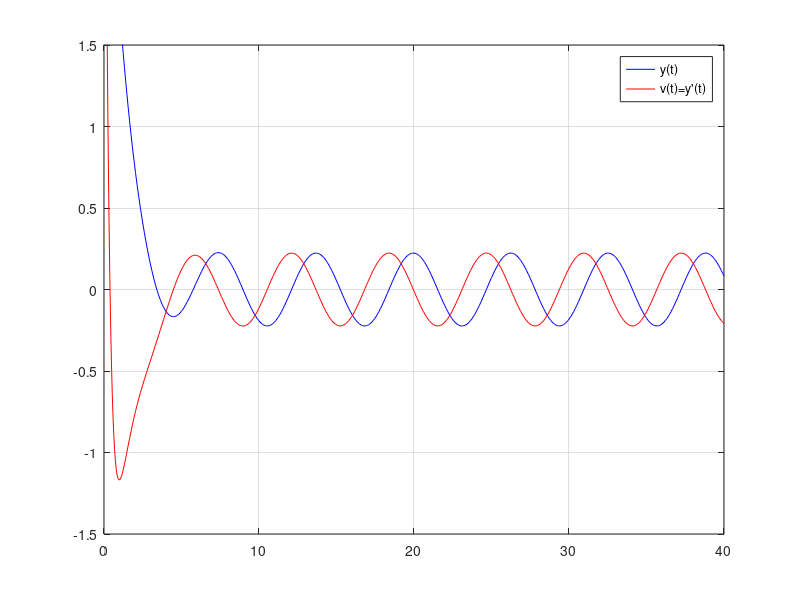
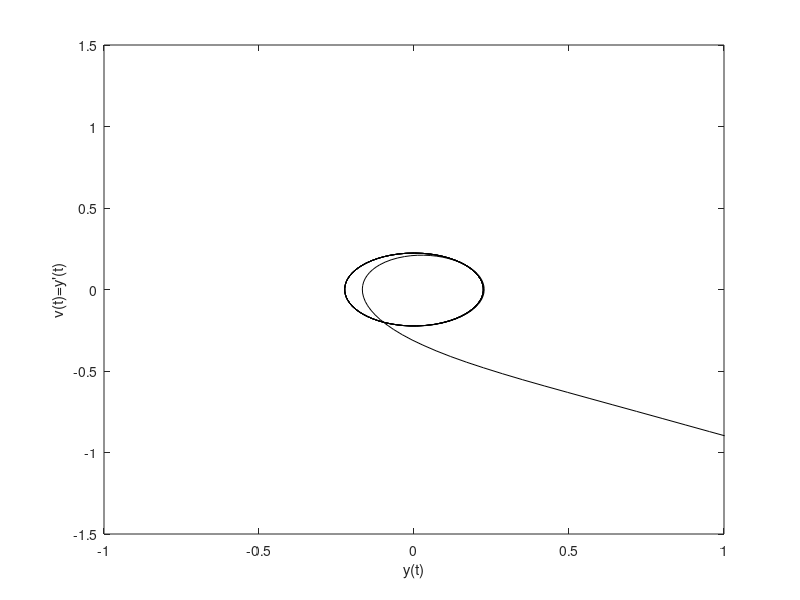

Write the MATLAB code that produced these figures, in order.
function LAB04ex1d
   t0 = 0; tf = 40; y0 = [1.5;5];
   [t,Y] = ode45(@f,[t0,tf],y0);y = Y(:,1); v = Y(:,2);
   figure(1);
   plot(t,y,'b-',t,v,'r-')
   axis ([0 40 -1.5 1.5]); grid on; legend('y(t)','v(t)=y''(t)');
   ylim([-1.5,1.5]);
   figure(2)
   plot(y,v,'k-') 
   xlabel('y(t)'); ylabel('v(t)=y''(t)'); axis ([-1 1 -1.5 1.5]);  
   end
  %----------------------------------------------------------------------
  function dYdt = f(t,Y)
  y = Y(1); v = Y(2);
  dYdt = [v; cos(t)-4*v-3*y];
  end
